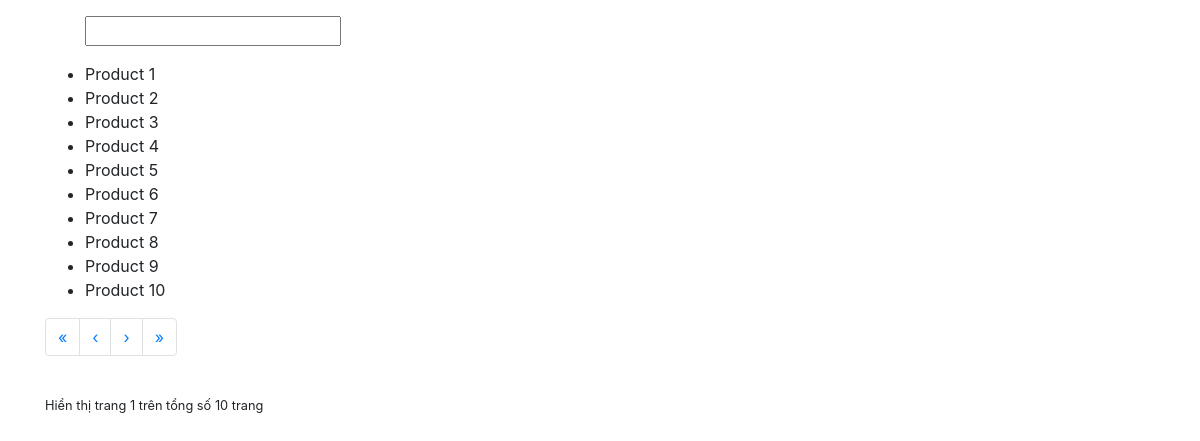
The page / on the database its author committed.
### app/models.py (models this page shows, shortened)
class Product(models.Model):
    code = models.CharField(max_length=20, unique=True)
    name = models.CharField(max_length=200)
    price = models.IntegerField()

### app/views.py (the view)
# urls.py: path('', index),
def index(request):
    PAGE_SIZE = 10
    name = request.GET.get('name', '')
    productList = Product.objects.filter(name__icontains=name)
    page = request.GET.get('page', '')
    page = int(page) if page.isdigit() else 1
    start = (page-1)*PAGE_SIZE
    end = start + PAGE_SIZE
    context  = {
        'productList': productList[start:end],
        'name': name,
        'page': page,
        'num_page': math.ceil(len(productList)/PAGE_SIZE),
    }
    return render(request, 'index.html', context)

### app/templates/index.html (shortened to what this page needs)
<link rel="stylesheet" href="https://cdn.jsdelivr.net/npm/bootstrap@4.5.3/dist/css/bootstrap.min.css">
<div class="container mt-3">
  <ul>
    <form>
      <input name="name" value="{{name}}">
    </form>
    {% for p in productList %}
      <li>{{p.name}}</li>
    {% endfor %}
  </ul>
  <ul class="pagination">
    <li class="page-item">
      <a class="page-link" href='/?name={{name}}&page=1'>&laquo;</a>
    </li>
    <li class="page-item">
      {% if page > 1%}
        <a class="page-link" href='/?name={{name}}&page={{page|add:-1}}'>&lsaquo;</a>
      {% else %}
        <a class="page-link">&lsaquo;</a>
      {% endif %}
    </li>
    <li class="page-item">
      {% if page < num_page %}
      <a class="page-link" href='/?name={{name}}&page={{page|add:1}}'>&rsaquo;</a>
      {% else %}
        <a class="page-link">&rsaquo;</a>
      {% endif %}
    </li>
    <li class="page-item">
      <a class="page-link" href='/?name={{name}}&page={{num_page}}'>&raquo;</a>
    </li>
  </ul>
  <br>
  <small>Hiển thị trang {{page}} trên tổng số {{num_page}} trang</small>
</div>

### rows shown on the page
Product: name "Product 1"
Product: name "Product 2"
Product: name "Product 3"
Product: name "Product 4"
Product: name "Product 5"
Product: name "Product 6"
Product: name "Product 7"
Product: name "Product 8"
Product: name "Product 9"
Product: name "Product 10"

### other values the page prints
{{ page }} "1"
{{ num_page }} "10"
